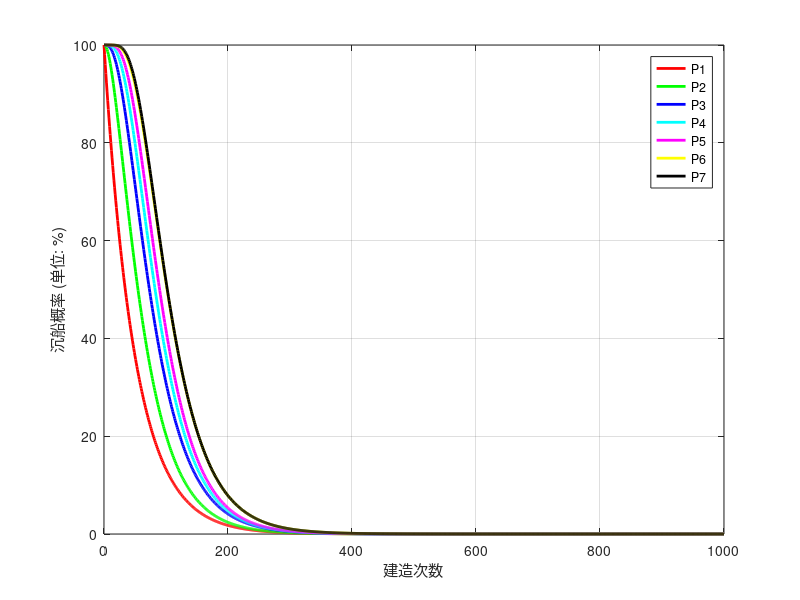

Here is the MATLAB script that generated this plot:
a = 2/100;     %INPUT PROBABILITIES HERE 
b = 2.5/100;
c = 2/100;
d = 2.5/100;
e = 2.5/100;
f = 1.8/100;
g = 5/100;
N = 0:1000;       %INPUT TIMES HERE

global P1 P2 P3
global P4 A B C D AB AC AD BC BD CD ABC ABD BCD ACD ABCD;
global P5 E AE BE CE DE ABE ACE ADE BCE BDE CDE BCDE ACDE ABDE ABCE ABCDE;
global P6 F AF BF CF DF ABF ACF ADF BCF BDF CDF ABCF ABDF BCDF ACDF ABCDF ... 
	EF AEF BEF CEF DEF ABEF ACEF ADEF BCEF BDEF CDEF BCDEF ACDEF ABDEF ABCEF ABCDEF;
	
global P7 G AG BG CG DG ABG ACG ADG BCG BDG CDG ABCG ABDG BCDG ACDG ABCDG ...
	EG AEG BEG CEG DEG ABEG ACEG ADEG BCEG BDEG CDEG BCDEG ACDEG ABDEG ABCEG ABCDEG ...
	FG AFG BFG CFG DFG ABFG ACFG ADFG BCFG BDFG CDFG ABCFG ABDFG BCDFG ACDFG ABCDFG ...
	EFG AEFG BEFG CEFG DEFG ABEFG ACEFG ADEFG BCEFG BDEFG CDEFG BCDEFG ACDEFG ABDEFG ABCEFG ABCDEFG;
	


A =(1-a).^N;
B =(1-b).^N;
C =(1-c).^N;
D =(1-d).^N;
E =(1-e).^N;
F =(1-f).^N;
G =(1-g).^N;

AB =(1-a-b).^N;
AC =(1-a-c).^N;
AD =(1-a-d).^N;
BC =(1-b-c).^N;
BD =(1-b-d).^N;
CD =(1-c-d).^N;
AE =(1-a-e).^N;
BE =(1-b-e).^N;
CE =(1-c-e).^N;
DE =(1-d-e).^N;
AF =(1-a-f).^N;
BF =(1-b-f).^N;
CF =(1-c-f).^N;
DF =(1-d-f).^N;
EF =(1-e-f).^N;
AG =(1-a-g).^N;
BG =(1-b-g).^N;
CG =(1-c-g).^N;
DG =(1-d-g).^N;
EG =(1-e-g).^N;
FG =(1-f-g).^N;

ABC =(1-a-b-c).^N;
ABD =(1-a-b-d).^N;
ACD =(1-a-c-d).^N;
BCD =(1-b-c-d).^N;
ABE =(1-a-b-e).^N;
ACE =(1-a-c-e).^N;
ADE =(1-a-d-e).^N;
BCE =(1-b-c-e).^N;
BDE =(1-b-d-e).^N;
CDE =(1-c-d-e).^N;
ABF =(1-a-b-f).^N;
ACF =(1-a-c-f).^N;
ADF =(1-a-d-f).^N;
BCF =(1-b-c-f).^N;
BDF =(1-b-d-f).^N;
CDF =(1-c-d-f).^N;
AEF =(1-a-e-f).^N;
BEF =(1-b-e-f).^N;
CEF =(1-c-e-f).^N;
DEF =(1-d-e-f).^N;
ABG =(1-a-b-g).^N;
ACG =(1-a-c-g).^N;
ADG =(1-a-d-g).^N;
BCG =(1-b-c-g).^N;
BDG =(1-b-d-g).^N;
CDG =(1-c-d-g).^N;
AEG =(1-a-e-g).^N;
BEG =(1-b-e-g).^N;
CEG =(1-c-e-g).^N;
DEG =(1-d-e-g).^N;
AFG =(1-a-f-g).^N;
BFG =(1-b-f-g).^N;
CFG =(1-c-f-g).^N;
DFG =(1-d-f-g).^N;
EFG =(1-e-f-g).^N;

ABCD =(1-a-b-c-d).^N;
BCDE =(1-b-c-d-e).^N;
ACDE =(1-a-c-d-e).^N;
ABDE =(1-a-b-d-e).^N;
ABCE =(1-a-b-c-e).^N;
ABEF =(1-a-b-e-f).^N;
ACEF =(1-a-c-e-f).^N;
ADEF =(1-a-d-e-f).^N;
BCEF =(1-b-c-e-f).^N;
BDEF =(1-b-d-e-f).^N;
CDEF =(1-c-d-e-f).^N;
ABCF =(1-a-b-c-f).^N;
ABDF =(1-a-b-d-f).^N;
ACDF =(1-a-c-d-f).^N;
BCDF =(1-b-c-d-f).^N;
ABEG =(1-a-b-e-g).^N;
ACEG =(1-a-c-e-g).^N;
ADEG =(1-a-d-e-g).^N;
BCEG =(1-b-c-e-g).^N;
BDEG =(1-b-d-e-g).^N;
CDEG =(1-c-d-e-g).^N;
ABCG =(1-a-b-c-g).^N;
ABDG =(1-a-b-d-g).^N;
ACDG =(1-a-c-d-g).^N;
BCDG =(1-b-c-d-g).^N;
ABFG =(1-a-b-f-g).^N;
ACFG =(1-a-c-f-g).^N;
ADFG =(1-a-d-f-g).^N;
BCFG =(1-b-c-f-g).^N;
BDFG =(1-b-d-f-g).^N;
CDFG =(1-c-d-f-g).^N;
AEFG =(1-a-e-f-g).^N;
BEFG =(1-b-e-f-g).^N;
CEFG =(1-c-e-f-g).^N;
DEFG =(1-d-e-f-g).^N;

ABCDE =(1-a-b-c-d-e).^N;
BCDEF =(1-b-c-d-e-f).^N;
ACDEF =(1-a-c-d-e-f).^N;
ABDEF =(1-a-b-d-e-f).^N;
ABCEF =(1-a-b-c-e-f).^N;
ABCDF =(1-a-b-c-d-f).^N;
BCDEG =(1-b-c-d-e-g).^N;
ACDEG =(1-a-c-d-e-g).^N;
ABDEG =(1-a-b-d-e-g).^N;
ABCEG =(1-a-b-c-e-g).^N;
ABEFG =(1-a-b-e-f-g).^N;
ACEFG =(1-a-c-e-f-g).^N;
ADEFG =(1-a-d-e-f-g).^N;
BCEFG =(1-b-c-e-f-g).^N;
BDEFG =(1-b-d-e-f-g).^N;
CDEFG =(1-c-d-e-f-g).^N;
ABCFG =(1-a-b-c-f-g).^N;
ABDFG =(1-a-b-d-f-g).^N;
ACDFG =(1-a-c-d-f-g).^N;
BCDFG =(1-b-c-d-f-g).^N;
ABCDG =(1-a-b-c-d-g).^N;

ABCDEF =(1-a-b-c-d-e-f).^N;
ABCDEG =(1-a-b-c-d-e-g).^N;
BCDEFG =(1-b-c-d-e-f-g).^N;
ACDEFG =(1-a-c-d-e-f-g).^N;
ABDEFG =(1-a-b-d-e-f-g).^N;
ABCEFG =(1-a-b-c-e-f-g).^N;
ABCDFG =(1-a-b-c-d-f-g).^N;

ABCDEFG =(1-a-b-c-d-e-f-g).^N;

P1 = A.*100;
P2 =((A+B)-AB).*100;
P3 =((A+B+C)-(AB+AC+BC)+ABC).*100; 
P4 =((A+B+C+D)-(AB+AC+AD+BC+BD+CD)+(ABC+ABD+ACD+BCD)-(ABCD)).*100;
P5 =((A+B+C+D+E)-(AB+AC+AD+BC+BD+CD+AE+BE+CE+DE)+(ABC+ABD+ACD+BCD+ABE+ACE+ADE+BCE+BDE+CDE)-(ABCD+BCDE+ACDE+ABDE+ABCE)+ABCDE).*100;
P6 =((A+B+C+D+E+F)-(AB+AC+AD+BC+BD+CD+AE+BE+CE+DE+AF+BF+CF+DF+EF)+(ABC+ABD+ACD+BCD+ABE+ACE+ADE+BCE+BDE+CDE+ABF+ACF+ADF+BCF+BDF+CDF+AEF+BEF+CEF+DEF)- ...
	(ABCD+BCDE+ACDE+ABDE+ABCE+ABCF+ABDF+BCDF+ACDF+ABEF+ACEF+ADEF+BCEF+BDEF+CDEF)+(ABCDE+ABCDF+BCDEF+ACDEF+ABDEF+ABCEF)-ABCDEF).*100;
P7 =((A+B+C+D+E+F+G)-(AB+AC+AD+BC+BD+CD+AE+BE+CE+DE+AF+BF+CF+DF+EF+AG+BG+CG+DG+EG+FG)+ ...
	(ABC+ABD+ACD+BCD+ABE+ACE+ADE+BCE+BDE+CDE+ABF+ACF+ADF+BCF+BDF+CDF+AEF+BEF+CEF+DEF+ABG+ACG+ADG+BCG+BDG+CDG+AEG+BEG+CEG+DEG+AFG+BFG+CFG+DFG+EFG)- ...
	(ABCD+BCDE+ACDE+ABDE+ABCE+ABCF+ABDF+BCDF+ACDF+ABEF+ACEF+ADEF+BCEF+BDEF+CDEF+ABCG+ABDG+ACDG+BCDG+ABEG+ACEG+ADEG+BCEG+BDEG+CDEG+ABFG+ACFG+ADFG+BCFG+BDFG+CDFG+AEFG+BEFG+CEFG+DEFG)+ ...
	(ABCDE+ABCDF+BCDEF+ACDEF+ABDEF+ABCEF+ABCDG+BCDEG+ACDEG+ABDEG+ABCEG+ABCFG+ABDFG+BCDFG+ACDFG+ABEFG+ACEFG+ADEFG+BCEFG+BDEFG+CDEFG)-(ABCDEF+ABCDEG+ABCDFG+BCDEFG+ACDEFG+ABDEFG+ABCEFG)+ ...
	ABCDEFG).*100;

plot(N,P1,'LineWidth',2,'Color','r');
hold on;
plot(N,P2,'LineWidth',2,'Color','g');
plot(N,P3,'LineWidth',2,'Color','b');
plot(N,P4,'LineWidth',2,'Color','c');
plot(N,P5,'LineWidth',2,'Color','m');
plot(N,P6,'LineWidth',2,'Color','y');
plot(N,P7,'LineWidth',2,'Color','k');
grid on
legend('P1','P2','P3','P4','P5','P6','P7')
xlabel('建造次数');
ylabel('沉船概率 (单位: %)');
ylim([0 100]);


